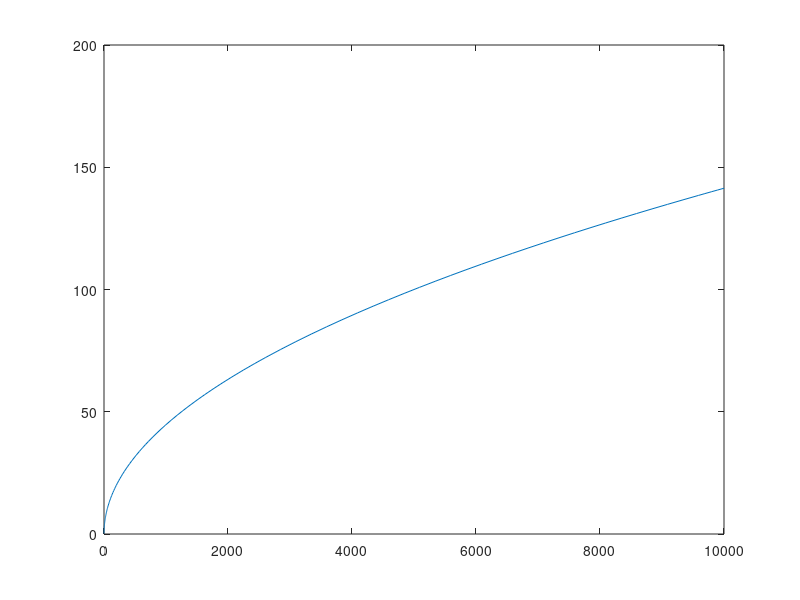

MATLAB code for this plot:
% T = 10.;
% a1 = 3;
% a2 = 2;
% b1 = 0.1;
% b2 = 0.1;
% f = @(t, y) [(a1 - b1*y(2))*y(1); (b2*y(1) - a2)*y(2)];
% y0 = [100., 5.];
% tspan = [0., T];
% 
% tic
% [t45, y45] = ode45(f, tspan, y0);
% toc
% 
% plot(t45, y45);
% disp length(t45)

T = 10000.;
f = @(t, y) 1 / y;
y0 = 0.2;
tspan = [0., T];

options = odeset('AbsTol',1e-8,'RelTol',1e-6,'NormControl','on');
tic
[t45, y45] = ode45(f, tspan, y0, options);
toc

t45(end)
y45(end)
plot(t45, y45);
length(t45)